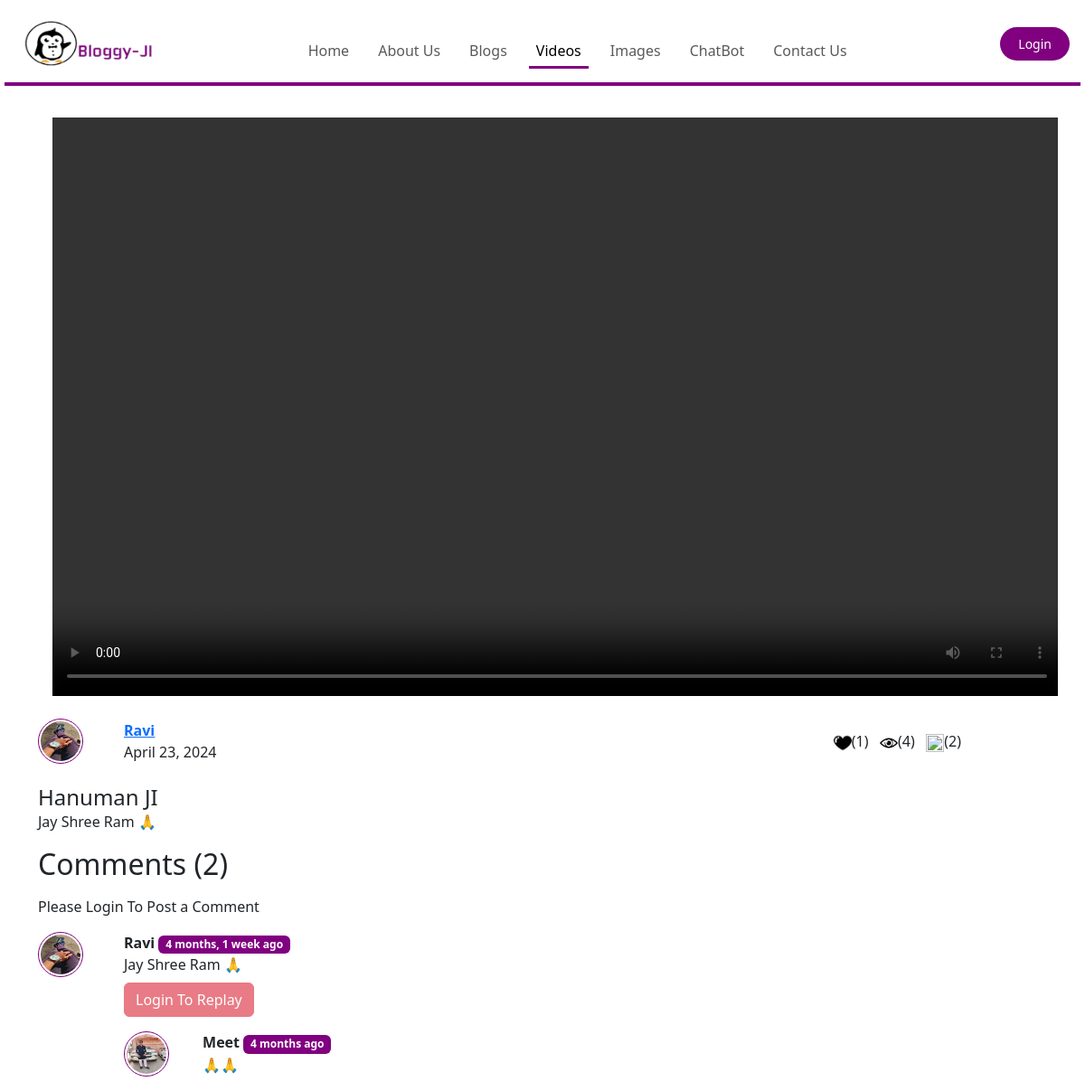
The app's page /Blog/FullSizeVideo/1/ with its own data.
### Blog/models.py (models this page shows, shortened)
class Upload_Video(models.Model):
    v_id = models.AutoField(primary_key=True)
    title = models.CharField(max_length=100)
    desc = models.TextField()
    user = models.ForeignKey(User, on_delete=models.CASCADE)
    date = models.DateField(blank=True, default=now)
    likes = models.IntegerField(default=0, blank=True)
    views = models.IntegerField(blank=True, default=0)
    video_file = models.FileField(upload_to='video/', default="")

class Video_Comment(models.Model):
    c_no = models.AutoField(primary_key=True)
    comment = models.TextField()
    user = models.ForeignKey(User, on_delete=models.CASCADE)
    post = models.ForeignKey(Upload_Video, on_delete=models.CASCADE)
    parent = models.ForeignKey('self', on_delete=models.CASCADE, null=True)
    timestamp = models.DateTimeField(default=now)

### Profile/models.py (models this page shows, shortened)
class Profile(models.Model):
    p_id = models.AutoField(primary_key=True)
    user = models.OneToOneField(User, on_delete=models.CASCADE)
    photo = models.ImageField(upload_to='Profile_Photo/', default=True, null=True)
    bio = models.CharField(max_length=200)

### Blog/views.py (the view, shortened to what this page needs)
# urls.py: path('FullSizeVideo/<int:v_id>/', views.FullSizeVideo, name='FullSizeVideo'),
def FullSizeVideo(request, v_id):
    v = Upload_Video.objects.get(pk=v_id)
    user_id = v.user.id
    comments = Video_Comment.objects.filter(post=v, parent=None)
    replies = Video_Comment.objects.filter(post=v).exclude(parent=None)
    repDict = {}
    for reply in replies:
        if reply.parent.c_no not in repDict.keys():
            repDict[reply.parent.c_no] = [reply]
        else:
            repDict[reply.parent.c_no].append(reply)
    user_id = request.user.id
    video = Upload_Video.objects.get(v_id=v_id)
    total_comments = Video_Comment.objects.filter(post=video).count()
    context = {'v': v, 'comments': comments, 'user': request.user, 'repDict': repDict, 'user_id': user_id,'total_comments': total_comments}
    return render(request, 'blog/FullSizeVideo.html', context)

### Blog/templatetags/extras.py (called while the page is built)
@register.filter(name='get_val')
def get_val(dict, key):
    return dict.get(key)

### templates/blog/FullSizeVideo.html (shortened to what this page needs)
{% extends 'base.html' %}
{% block videosactive %}active{% endblock %}
{% block body %}
{% load static %}
 {% load humanize %}
    {% load extras %}
    <link rel="stylesheet" type="text/css" href="{% static 'css/Full_Size.css' %}">
    <div class="container" style="margin-top:120px">
        <video src="{{ v.video_file.url }}" class="mx-3 video" loop autoPlay
                          controls></video>
        <div class="row align-items-center">
                    <div class="col-2 col-lg-1">
                        <img src="{{ v.user.profile.photo.url }}" height="50px" width="50px" class="rounded-circle img">
                    </div>
                    <div class="col-5 col-lg-5 mt-3">
                        <a href="{% url 'UserProfile' v.user.id %}"><b><u>{{ v.user }}</u></b></a>
                        <br>
                        <p>{{ v.date }}</p>
                    </div>
                    <div class="col-5 col-lg-5 text-lg-right">
                        <img src="{% static 'img/like.png' %}" height="20px" width="20px">({{ v.likes }})&nbsp;&nbsp;
                        <img src="{% static 'img/views.png' %}" height="20px" width="20px">({{ v.views }})&nbsp;&nbsp;
                        <img src="{% static 'img/comment.png' %}" height="20px" width="20px">({{ total_comments }})
                    </div>
                </div>
        <div class="mt-2">
            <h4 class="card-title">{{ v.title }}</h4>
            <p>{{ v.desc }}</p>
        </div>
    </div>
    <div class="container">
        <div class="row">
            <div class="col-10">
                <h2>Comments ({{ total_comments }})</h2>
            </div>
            <div class="col-2">
            </div>
        </div>
        <div class="my-2">
            {% if user.is_authenticated  %}
            <form action="{% url 'VideoComment' %}" method="post">{% csrf_token %}
                <div class="form-group mt-4">
                    <label for="comment">Post Comment</label>
                    <input type="text" class="form-control" id="comment" name="comment" placeholder="Enter Comment Here ..." required>
                    <input type="hidden" name="post_id" value="{{ v.v_id }}">
                    <input type="hidden" name="parent_c_no" value="">
                    <input type="submit" class="btn mt-3" value="Post Comment">
                </div>
            </form>
            {% else %}
            <p>Please Login To Post a Comment</p>
            {% endif %}
        </div>
        {% for comment in comments %}
        <div class="row my-3">
            <div class="col-md-1"><img class="rounded-circle img" src="{{ comment.user.profile.photo.url }}" height="50px" width="50px"></div>
            <div class="col-md-11"><b>{{ comment.user.username }}</b>  <span class="badge badge-secondary">{{ comment.timestamp | naturaltime }}</span>
                <div>{{ comment.comment }}</div>
                    <div class="reply mx-0 mt-2">
                        {% if user.is_authenticated  %}
                        <a class="btn" data-bs-toggle="collapse" href="#replayBox{{ comment.c_no }}" role="button" aria-expanded="false" aria-controls="collapseExample">
                          Replay To Comment
                        </a>
                        <div class="collapse" id="replayBox{{ comment.c_no }}">
                            <div class="card card-body my-2">
                                <form action="{% url 'VideoComment' %}" method="post">{% csrf_token %}
                                    <div class="form-group mt-4">
                                        <label for="comment_r">Post Reply</label>
                                        <input type="text" class="form-control" id="comment_r" name="comment" placeholder="Enter Comment Here ..." required>
                                        <input type="hidden" name="parent_c_no" value="{{ comment.c_no }}">
                                        <input type="hidden" name="post_id" value="{{ v.v_id }}">
                                        <input type="submit" class="btn mt-3" value="Post Reply">
                                    </div>
                                </form>
                            </div>
                        </div>
                        {% else %}
                        <a class="btn btn-danger disabled" data-bs-toggle="collapse" href="#replayBox{{ comment.c_no }}" role="button" aria-expanded="false" aria-controls="collapseExample">
                            Login To Replay
                        </a>
                        {% endif %}
                        <div class="replies">
                            {% for reply in repDict|get_val:comment.c_no %}
                            <div class="row mt-3">
                                <div class="col-md-1"><img class="rounded-circle img" src="{{ reply.user.profile.photo.url }}" height="50px" width="50px"></div>
                                <div class="col-md-11"><b>{{ reply.user.username }}</b>  <span class="badge badge-secondary">{{ reply.timestamp | naturaltime }}</span>
                                    <div>{{ reply.comment }}</div>
                                </div>
                            </div>
                            {% endfor %}
                        </div>
                    </div>
            </div>
        </div>
        {% endfor %}
    </div>
{% endblock body %}

### static/css/Base_File.css (style rules this page uses)
.img { border: 1px solid purple; padding: 2px; border-radius:20px; }
.btn { background-color: purple; border-color: purple; color: white; }

### static/css/Full_Size.css (style rules this page uses)
.btn { background-color: purple; border-color: purple; color: white; }
.badge-secondary { background-color: purple; color: white; }
.video { width:100%; height: 80%; aspect-ratio: 3/2; object-fit: contain; mix-blend-mode: darken; margin: 10px; }
.container { overflow-y: auto; overflow-y: scroll; scrollbar-width: none; -ms-overflow-style: none; }

### records on screen
Upload_Video: user.profile.photo (picture), user "Ravi", date "April 23, 2024", likes "1", views "4", title "Hanuman JI", desc "Jay Shree Ram 🙏"
Video_Comment: user.profile.photo (picture), user.username "Ravi", timestamp "4 months, 1 week ago", comment "Jay Shree Ram 🙏"
Video_Comment: user.profile.photo (picture), user.username "Meet", timestamp "4 months ago", comment "🙏🙏"

### other values on screen
{{ total_comments }} "2"
